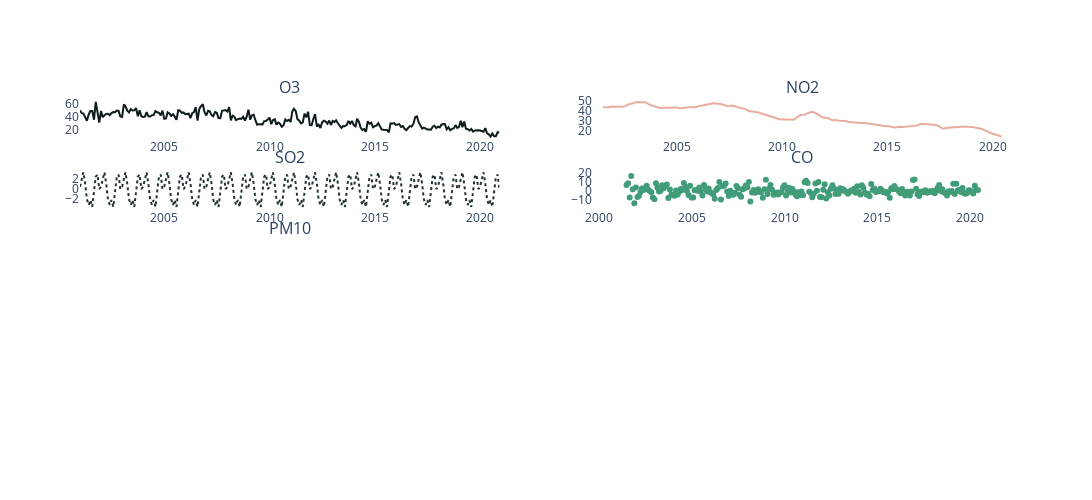

This figure's notebook cell:
### Markdown cell above
__COMMENT:__ The idea here is to work with trends only (not the seasonality, not the residuals) to better understand the impact of external factors on the butterflies, regardless of seasonality:

### Code cell
# Extract trends
cols_multi = full_df2.columns

for col in cols_multi:
    full_df_trend[col] = full_df2[col]
    
    decomposition = tsa.seasonal_decompose(full_df2[col], model='additive')
    full_df_trend[f'Trend_{col}'] = decomposition.trend
    full_df_trend[f'Seasonal_{col}'] = decomposition.seasonal
    full_df_trend[f'Residuals_{col}'] = decomposition.resid

# Plot
# cols = [f'Total {col}', f'Trend {col}', f'Seasonal {col}', f'Residuals {col}']
fig = make_subplots(rows=5, cols=2, subplot_titles=cols)

fig.add_trace(go.Scatter(x=full_df_trend.index, y=full_df_trend[col], line=dict(color='#0E1D1C')), 
              row=1, col=1)
fig.add_trace(go.Scatter(x=full_df_trend.index, y=full_df_trend[f'Trend_{col}'], line=dict(color='#EBACA0')), 
              row=1, col=2)
fig.add_trace(go.Scatter(x=full_df_trend.index, y=full_df_trend[f'Seasonal_{col}'], line=dict(color='#233333'), line_dash='dot'), 
              row=2, col=1)
fig.add_trace(go.Scatter(x=full_df_trend.index, y=full_df_trend[f'Residuals_{col}'], mode='markers', line=dict(color='#419D78')), 
              row=2, col=2)

fig.update_layout(height=500, width=1150, showlegend=False, plot_bgcolor='white')
fig.show()

### Figure 1 — Plotly figure (JSON) as saved in the notebook; plotly's stock layout.template omitted (floating-point values rounded to 4 significant figures; data arrays with more than 128 entries replaced by an {"elided": "..."} marker saying what was removed)
{"data": [{"line": {"color": "#0E1D1C"}, "type": "scatter", "x": {"elided": "240 str values"}, "xaxis": "x", "y": {"elided": "240 float values"}, "yaxis": "y"}, {"line": {"color": "#EBACA0"}, "type": "scatter", "x": {"elided": "240 str values"}, "xaxis": "x2", "y": {"elided": "240 float values"}, "yaxis": "y2"}, {"line": {"color": "#233333", "dash": "dot"}, "type": "scatter", "x": {"elided": "240 str values"}, "xaxis": "x3", "y": {"elided": "240 float values"}, "yaxis": "y3"}, {"line": {"color": "#419D78"}, "mode": "markers", "type": "scatter", "x": {"elided": "240 str values"}, "xaxis": "x4", "y": {"elided": "240 float values"}, "yaxis": "y4"}], "layout": {"annotations": [{"font": {"size": 16}, "showarrow": false, "text": "O3", "x": 0.225, "xanchor": "center", "xref": "paper", "y": 1, "yanchor": "bottom", "yref": "paper"}, {"font": {"size": 16}, "showarrow": false, "text": "NO2", "x": 0.775, "xanchor": "center", "xref": "paper", "y": 1, "yanchor": "bottom", "yref": "paper"}, {"font": {"size": 16}, "showarrow": false, "text": "SO2", "x": 0.225, "xanchor": "center", "xref": "paper", "y": 0.78, "yanchor": "bottom", "yref": "paper"}, {"font": {"size": 16}, "showarrow": false, "text": "CO", "x": 0.775, "xanchor": "center", "xref": "paper", "y": 0.78, "yanchor": "bottom", "yref": "paper"}, {"font": {"size": 16}, "showarrow": false, "text": "PM10", "x": 0.225, "xanchor": "center", "xref": "paper", "y": 0.56, "yanchor": "bottom", "yref": "paper"}], "height": 500, "plot_bgcolor": "white", "showlegend": false, "width": 1150, "xaxis": {"anchor": "y", "autorange": true, "domain": [0, 0.45], "range": ["2001-01-01", "2020-12-01"], "type": "date"}, "xaxis10": {"anchor": "y10", "domain": [0.55, 1]}, "xaxis2": {"anchor": "y2", "autorange": true, "domain": [0.55, 1], "range": ["2001-01-01", "2020-12-01"], "type": "date"}, "xaxis3": {"anchor": "y3", "autorange": true, "domain": [0, 0.45], "range": ["2001-01-01", "2020-12-01"], "type": "date"}, "xaxis4": {"anchor": "y4", "autorange": true, "domain": [0.55, 1], "range": ["1999-09-07 20:33:34.7922", "2022-03-27 03:26:25.2078"], "type": "date"}, "xaxis5": {"anchor": "y5", "domain": [0, 0.45]}, "xaxis6": {"anchor": "y6", "domain": [0.55, 1]}, "xaxis7": {"anchor": "y7", "domain": [0, 0.45]}, "xaxis8": {"anchor": "y8", "domain": [0.55, 1]}, "xaxis9": {"anchor": "y9", "domain": [0, 0.45]}, "yaxis": {"anchor": "x", "autorange": true, "domain": [0.88, 1], "range": [6.52, 65.22], "type": "linear"}, "yaxis10": {"anchor": "x10", "domain": [0, 0.12]}, "yaxis2": {"anchor": "x2", "autorange": true, "domain": [0.88, 1], "range": [12.92, 50.76], "type": "linear"}, "yaxis3": {"anchor": "x3", "autorange": true, "domain": [0.66, 0.78], "range": [-3.943, 3.691], "type": "linear"}, "yaxis4": {"anchor": "x4", "autorange": true, "domain": [0.66, 0.78], "range": [-19.98, 22.7], "type": "linear"}, "yaxis5": {"anchor": "x5", "domain": [0.44, 0.56]}, "yaxis6": {"anchor": "x6", "domain": [0.44, 0.56]}, "yaxis7": {"anchor": "x7", "domain": [0.22, 0.34]}, "yaxis8": {"anchor": "x8", "domain": [0.22, 0.34]}, "yaxis9": {"anchor": "x9", "domain": [0, 0.12]}}}
